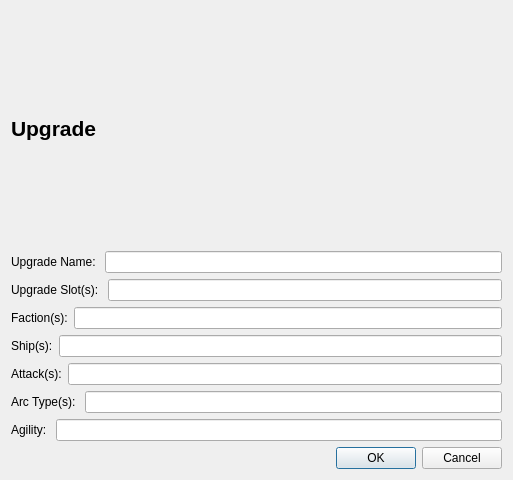
<?xml version="1.0" encoding="UTF-8"?>
<ui version="4.0">
 <class>Dialog</class>
 <widget class="QDialog" name="Dialog">
  <property name="geometry">
   <rect>
    <x>0</x>
    <y>0</y>
    <width>513</width>
    <height>480</height>
   </rect>
  </property>
  <property name="windowTitle">
   <string>Dialog</string>
  </property>
  <layout class="QVBoxLayout" name="verticalLayout_2">
   <item>
    <layout class="QVBoxLayout" name="verticalLayout">
     <item>
      <widget class="QLabel" name="label_19">
       <property name="font">
        <font>
         <pointsize>16</pointsize>
         <bold>true</bold>
        </font>
       </property>
       <property name="text">
        <string>Upgrade</string>
       </property>
      </widget>
     </item>
     <item>
      <layout class="QHBoxLayout" name="horizontalLayout">
       <item>
        <widget class="QLabel" name="label">
         <property name="text">
          <string>Upgrade Name: </string>
         </property>
        </widget>
       </item>
       <item>
        <widget class="QLineEdit" name="upgrade_name_line_edit">
         <property name="text">
          <string/>
         </property>
         <property name="placeholderText">
          <string/>
         </property>
        </widget>
       </item>
      </layout>
     </item>
     <item>
      <layout class="QHBoxLayout" name="horizontalLayout_2">
       <item>
        <widget class="QLabel" name="label_2">
         <property name="text">
          <string>Upgrade Slot(s): </string>
         </property>
        </widget>
       </item>
       <item>
        <widget class="QLineEdit" name="upgrade_slot_line_edit">
         <property name="text">
          <string/>
         </property>
         <property name="placeholderText">
          <string/>
         </property>
        </widget>
       </item>
      </layout>
     </item>
     <item>
      <layout class="QHBoxLayout" name="horizontalLayout_3">
       <item>
        <widget class="QLabel" name="label_3">
         <property name="text">
          <string>Faction(s):</string>
         </property>
        </widget>
       </item>
       <item>
        <widget class="QLineEdit" name="faction_line_edit">
         <property name="text">
          <string/>
         </property>
         <property name="placeholderText">
          <string/>
         </property>
        </widget>
       </item>
      </layout>
     </item>
     <item>
      <layout class="QHBoxLayout" name="horizontalLayout_4">
       <item>
        <widget class="QLabel" name="label_4">
         <property name="text">
          <string>Ship(s):</string>
         </property>
        </widget>
       </item>
       <item>
        <widget class="QLineEdit" name="ship_line_edit">
         <property name="text">
          <string/>
         </property>
         <property name="placeholderText">
          <string/>
         </property>
        </widget>
       </item>
      </layout>
     </item>
     <item>
      <layout class="QHBoxLayout" name="horizontalLayout_5">
       <item>
        <widget class="QLabel" name="label_5">
         <property name="text">
          <string>Attack(s):</string>
         </property>
        </widget>
       </item>
       <item>
        <widget class="QLineEdit" name="attacks_line_edit">
         <property name="text">
          <string/>
         </property>
         <property name="placeholderText">
          <string/>
         </property>
        </widget>
       </item>
      </layout>
     </item>
     <item>
      <layout class="QHBoxLayout" name="horizontalLayout_6">
       <item>
        <widget class="QLabel" name="label_6">
         <property name="text">
          <string>Arc Type(s): </string>
         </property>
        </widget>
       </item>
       <item>
        <widget class="QLineEdit" name="arc_type_line_edit">
         <property name="text">
          <string/>
         </property>
         <property name="placeholderText">
          <string/>
         </property>
        </widget>
       </item>
      </layout>
     </item>
     <item>
      <layout class="QHBoxLayout" name="horizontalLayout_7">
       <item>
        <widget class="QLabel" name="label_7">
         <property name="text">
          <string>Agility: </string>
         </property>
        </widget>
       </item>
       <item>
        <widget class="QLineEdit" name="arc_type_line_edit_2">
         <property name="text">
          <string/>
         </property>
         <property name="placeholderText">
          <string/>
         </property>
        </widget>
       </item>
      </layout>
     </item>
    </layout>
   </item>
   <item>
    <widget class="QDialogButtonBox" name="buttonBox">
     <property name="orientation">
      <enum>Qt::Horizontal</enum>
     </property>
     <property name="standardButtons">
      <set>QDialogButtonBox::Cancel|QDialogButtonBox::Ok</set>
     </property>
    </widget>
   </item>
  </layout>
 </widget>
 <resources/>
 <connections>
  <connection>
   <sender>buttonBox</sender>
   <signal>accepted()</signal>
   <receiver>Dialog</receiver>
   <slot>accept()</slot>
   <hints>
    <hint type="sourcelabel">
     <x>248</x>
     <y>254</y>
    </hint>
    <hint type="destinationlabel">
     <x>157</x>
     <y>274</y>
    </hint>
   </hints>
  </connection>
  <connection>
   <sender>buttonBox</sender>
   <signal>rejected()</signal>
   <receiver>Dialog</receiver>
   <slot>reject()</slot>
   <hints>
    <hint type="sourcelabel">
     <x>316</x>
     <y>260</y>
    </hint>
    <hint type="destinationlabel">
     <x>286</x>
     <y>274</y>
    </hint>
   </hints>
  </connection>
 </connections>
</ui>
